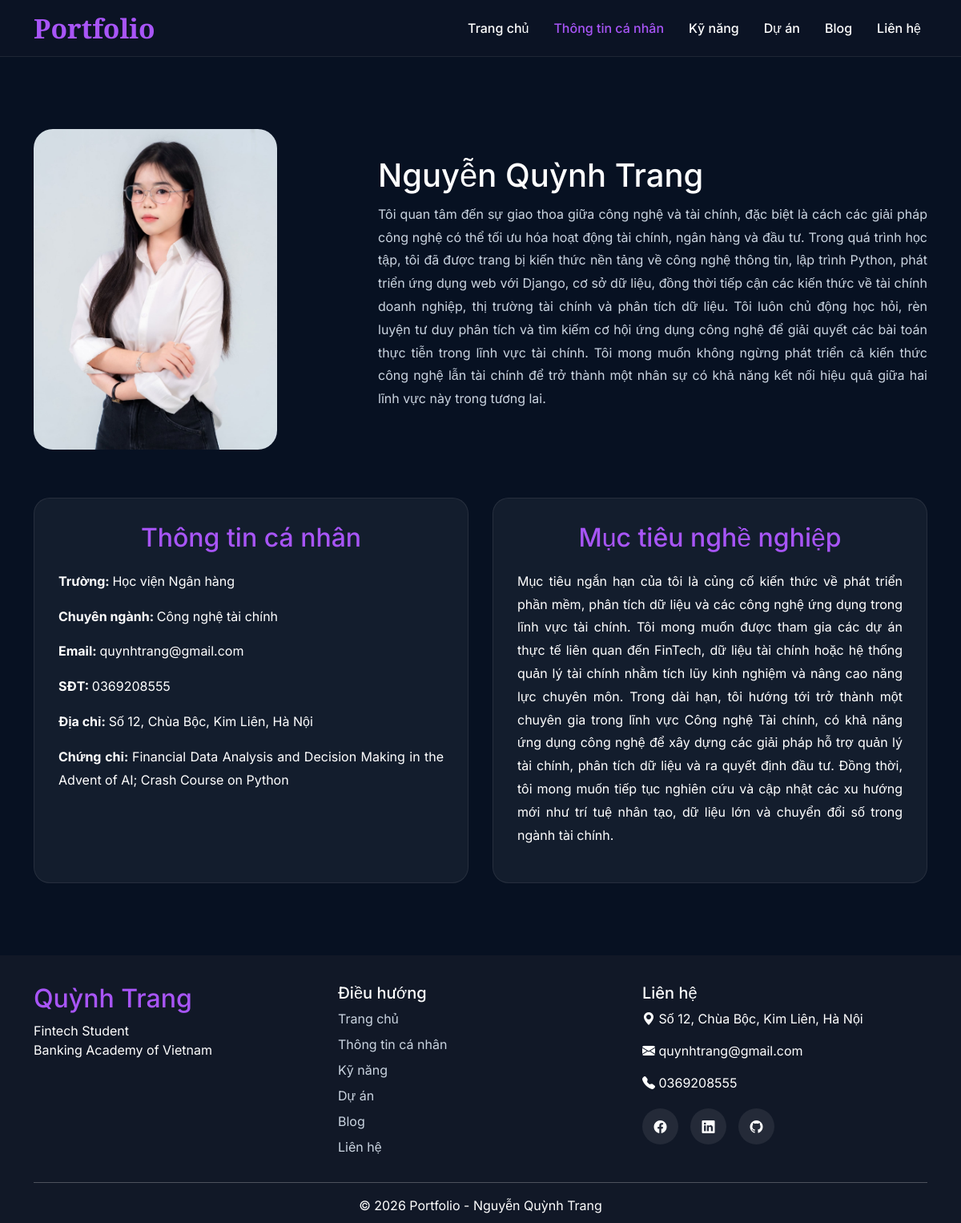
/profiles/, run on the app's committed database.
### profiles/models.py (models this page shows, shortened)
class Profile(models.Model):
    full_name = models.CharField(max_length=100)
    major = models.CharField(max_length=100)
    university = models.CharField(max_length=100)
    email = models.EmailField()
    phone = models.CharField(max_length=20, blank=True)
    certificate = models.TextField(max_length=300, blank=True)
    location = models.CharField(max_length=100)
    bio = models.TextField()
    career_goal = models.TextField()
    image = models.ImageField(upload_to='profile/')

### profiles/views.py (the view)
# urls.py: path('', views.profile, name='profile'),
def profile(request):
    profile = Profile.objects.first()
    return render(request, 'profiles/profile.html', {'profile': profile})

### profiles/templates/profiles/profile.html
{% extends 'base.html' %}
{% block content %}
<section class="page-section">
    <div class="container">
        <div class="profile-card">
            <div class="profile-image">
                <img src="{{ profile.image.url }}" alt="{{ profile.full_name }}">
            </div>
            <div class="profile-info">
                <h1>{{ profile.full_name }}</h1>
                <p>{{ profile.bio }}</p>
            </div>
        </div>
        <div class="info-grid">
            <div class="info-box">
                <h2>Thông tin cá nhân</h2>
                <p><strong>Trường:  </strong>{{ profile.university }}</p>
                <p><strong>Chuyên ngành:  </strong>{{ profile.major }}</p>
                <p><strong>Email:  </strong>{{ profile.email }}</p>
                <p><strong>SĐT:  </strong>{{ profile.phone }}</p>
                <p><strong>Địa chỉ:  </strong>{{ profile.location }}</p>
                <p><strong>Chứng chỉ:  </strong>{{ profile.certificate }}</p>
            </div>
            <div class="info-box">
                <h2>Mục tiêu nghề nghiệp</h2>
                <p>{{ profile.career_goal }}</p>
            </div>
        </div>
    </div>
</section>
{% endblock %}

### static/css/style.css (style rules this page uses)
body { font-family: 'Inter', sans-serif; background:#071122; color:white; }
.page-section { padding-top:90px; padding-bottom:90px; }
.profile-card { display:grid; grid-template-columns: 380px 1fr; gap:50px; align-items:center; margin-bottom:60px; }
.profile-image img { width:80%; height:400px; object-fit:cover; border-radius:24px; display:block; }
.profile-info h1 { margin-bottom:10px; font-size:2.5rem; }
.profile-info p { line-height:1.8; color:#CBD5E1; text-align:justify; }
.info-grid { display:grid; grid-template-columns: repeat(2,1fr); gap:30px; }
.info-box { background:rgba(255,255,255,.05); border:1px solid rgba(255,255,255,.08); padding:30px; border-radius:20px; line-height:1.8; }
.info-box h2 { margin-bottom:20px; color:#A855F7; text-align: center; }
.info-box p { margin-bottom:15px; line-height:1.8; text-align:justify; }

### data on the page
Profile: image (picture), full_name "Nguyễn Quỳnh Trang", bio "Tôi quan tâm đến sự giao thoa giữa công nghệ và tài chính, đặc biệt là cách các giải pháp công nghệ có thể tối ưu hóa hoạt động tài chính, ngân hàng và đầu tư. Trong quá trình học tập, tôi đã được trang bị kiến thức nền tảng về công nghệ thông tin, lập trình Python, phát triển ứng dụng web với Django, cơ sở dữ liệu, đồng thời tiếp cận các kiến thức về tài chính doanh nghiệp, thị trường tài chính và phân tích dữ liệu. Tôi luôn chủ động học hỏi, rèn luyện tư duy phân tích và tìm kiếm cơ hội ứng dụng công nghệ để giải quyết các bài toán thực tiễn trong lĩnh vực tài chính. Tôi mong muốn không ngừng phát triển cả kiến thức công nghệ lẫn tài chính để trở thành một nhân sự có khả năng kết nối hiệu…", university "Học viện Ngân hàng", major "Công nghệ tài chính", email "quynhtrang@gmail.com", phone "0369208555", location "Số 12, Chùa Bộc, Kim Liên, Hà Nội", certificate "Financial Data Analysis and Decision Making in the Advent of AI; Crash Course on Python", career_goal "Mục tiêu ngắn hạn của tôi là củng cố kiến thức về phát triển phần mềm, phân tích dữ liệu và các công nghệ ứng dụng trong lĩnh vực tài chính. Tôi mong muốn được tham gia các dự án thực tế liên quan đến FinTech, dữ liệu tài chính hoặc hệ thống quản lý tài chính nhằm tích lũy kinh nghiệm và nâng cao năng lực chuyên môn. Trong dài hạn, tôi hướng tới trở thành một chuyên gia trong lĩnh vực Công nghệ Tài chính, có khả năng ứng dụng công nghệ để xây dựng các giải pháp hỗ trợ quản lý tài chính, phân tích dữ liệu và ra quyết định đầu tư. Đồng thời, tôi mong muốn tiếp tục nghiên cứu và cập nhật các xu hướng mới như trí tuệ nhân tạo, dữ liệu lớn và chuyển đổi số trong ngành tài chính."
